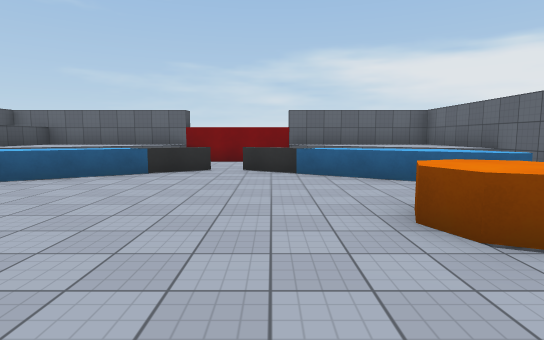
view 1 (above)

16 first-person views from a walk through a Unity game level. The camera is 1.5 m above the floor, tilts 6° down and sees 80° across. The floor is counted in squares, 2 m on a side. Each view is taken from the middle of a square. On the plan, view 1 faces up. The plan holds only what a view shows up to about 11 squares ahead; the rest is blank. Surface patterns are stand-ins for the level's own textures.

view 2
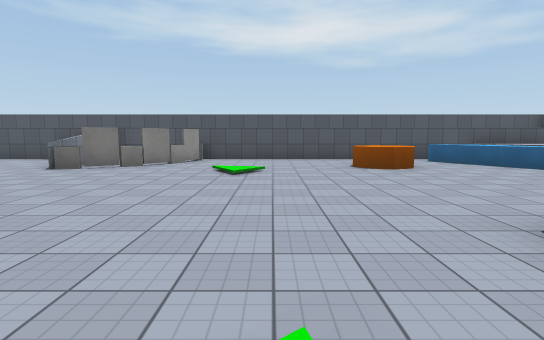

view 3
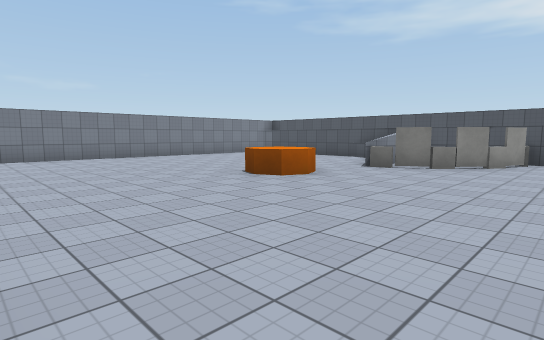

view 4
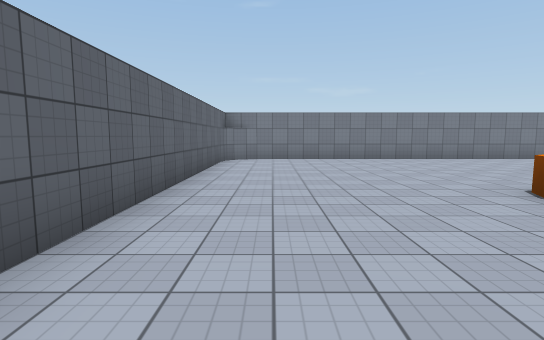

view 5
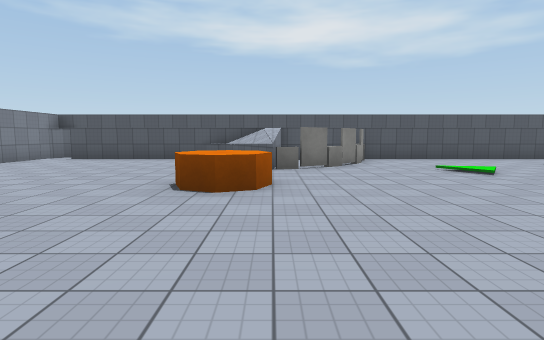

view 6
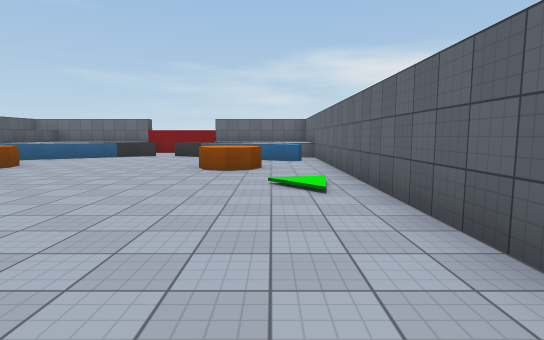

view 7
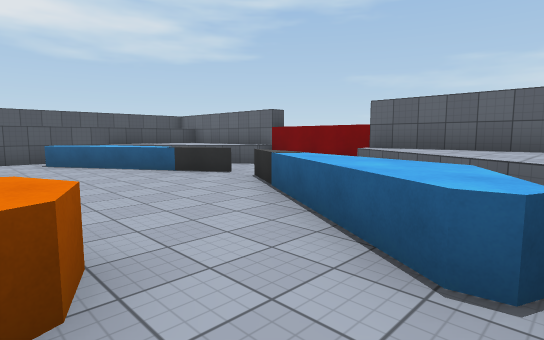

view 8
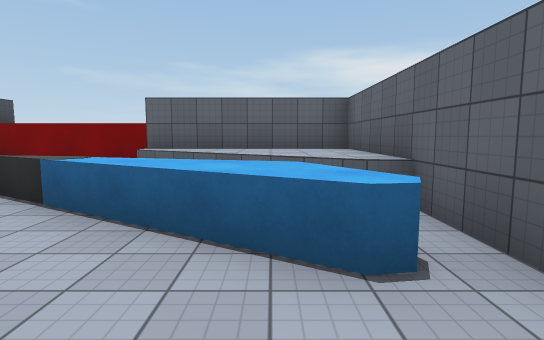

view 9
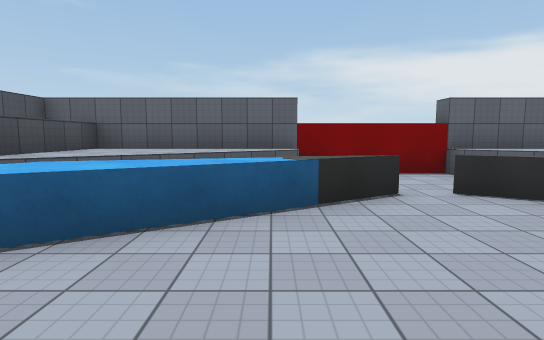

view 10
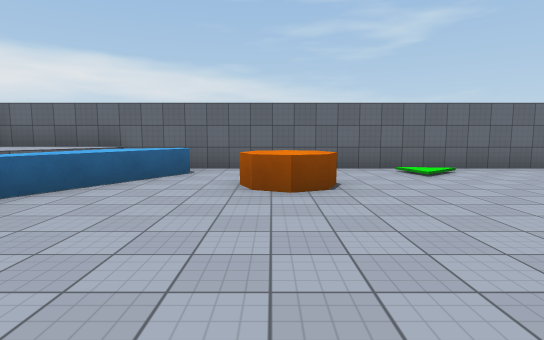

view 11
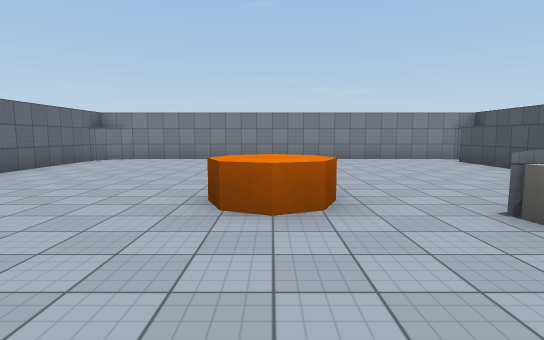

view 12
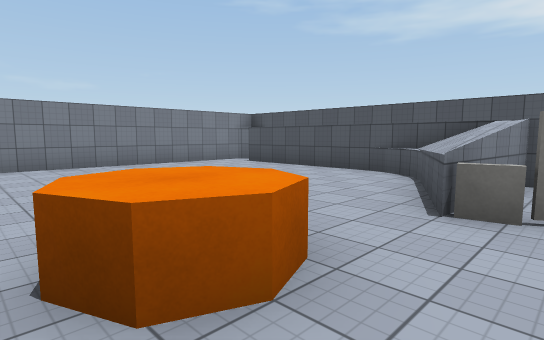

view 13
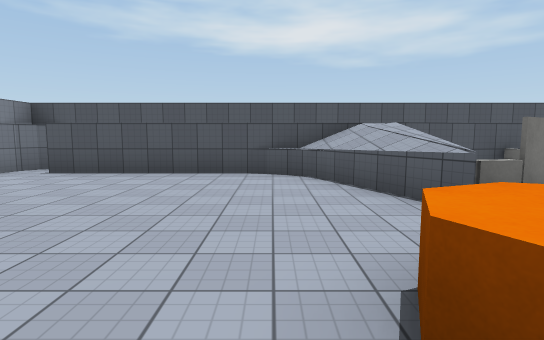

view 14
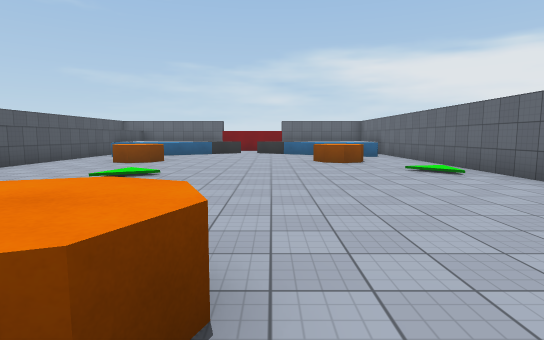

view 15
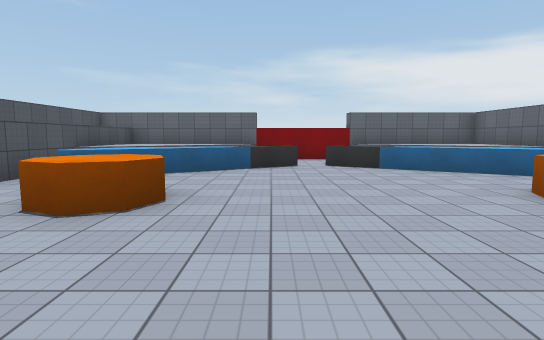

view 16
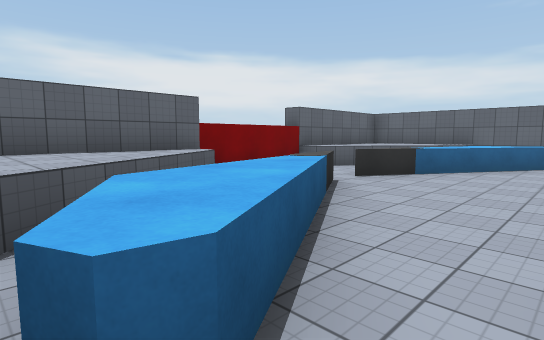

### Floor plan
Key: @ floor where view 1 was taken; # wall or solid block; . floor; ^ raised ledge; O other object.
Columns run from 8 left of view 1 to 5 right of it. Each row starts with its distance up from view 1.
 10  #############
  9  #^^^^...^^^^#
  8  #^^^.....^^^#
  7  #^...O.O...^#
  6  ##^^^ . ^^^##
  5  #^^.......^^#
  4  #...........#
  3  #..^.....^..#
  2  #..^.....^..#
  1  #...........#
  0  #......@....#
 -1  #...........#
 -2  #O..........#
 -3  ##OO........#
 -4   #.#........#
 -5   ##^O.^.....#
 -6  #^....^.....#
 -7  #...........#
 -8  #...........#
 -9  #...........#
-10  #...........#
-11 ##...........#
-12 #............#
-13 ##############

Positions as (right, up) in squares from view 1, and headings:
1: (0, 0), facing up
2: (4, 0), facing left
3: (4, -1), facing down-left
4: (3, -2), facing down
5: (4, -5), facing left
6: (3, -5), facing up
7: (4, 3), facing up-left
8: (3, 3), facing up
9: (-3, 3), facing up
10: (-3, 3), facing right
11: (-1, -2), facing down
12: (0, -4), facing down-left
13: (0, -7), facing left
14: (0, -7), facing up
15: (-2, -1), facing up
16: (-6, 4), facing up-right
